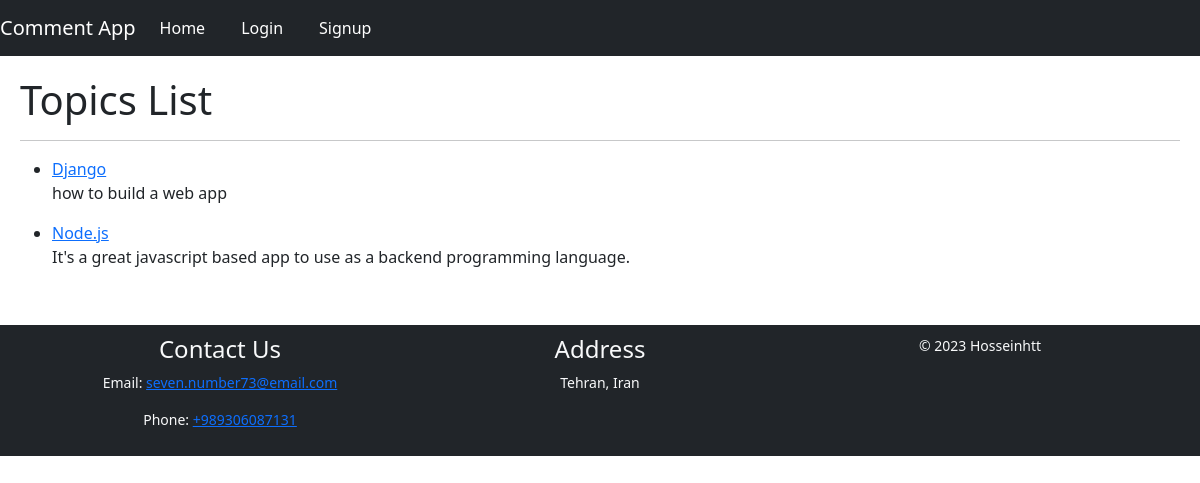
The page / on the database its author committed.
### topic/models.py (models this page shows, shortened)
class Topic(models.Model):
    title = models.CharField(max_length=200)
    description = models.TextField()

### topic/views.py (the view)
# urls.py: path('', TopicsListView.as_view(), name='topics_list'),
class TopicsListView(View):
    template_name = 'topics_list.html'  # Replace with your desired template name
    def get(self, request):
        topics = Topic.objects.all()  # Retrieve all topics from the database
        return render(request, self.template_name, {'topics': topics})

### templates/topics_list.html (shortened to what this page needs)
{% extends 'base.html' %}
{% block body %}
    <h1>Topics List</h1>
    <hr>
    <ul>
        {% for topic in topics %}
            <li>
                <a href="{% url 'topic_detail' topic.id %}">{{ topic.title }}</a>
                <p>{{ topic.description }}</p>
            </li>
        {% empty %}
            <li>No topics available.</li>
        {% endfor %}
    </ul>
    {% endblock %}

### static/styles.css (style rules this page uses)
body { display: flex; flex-direction: column; min-height: 100vh; margin: 0; }

### rows shown on the page
Topic: title "Django", description "how to build a web app"
Topic: title "Node.js", description "It's a great javascript based app to use as a backend programming language."
